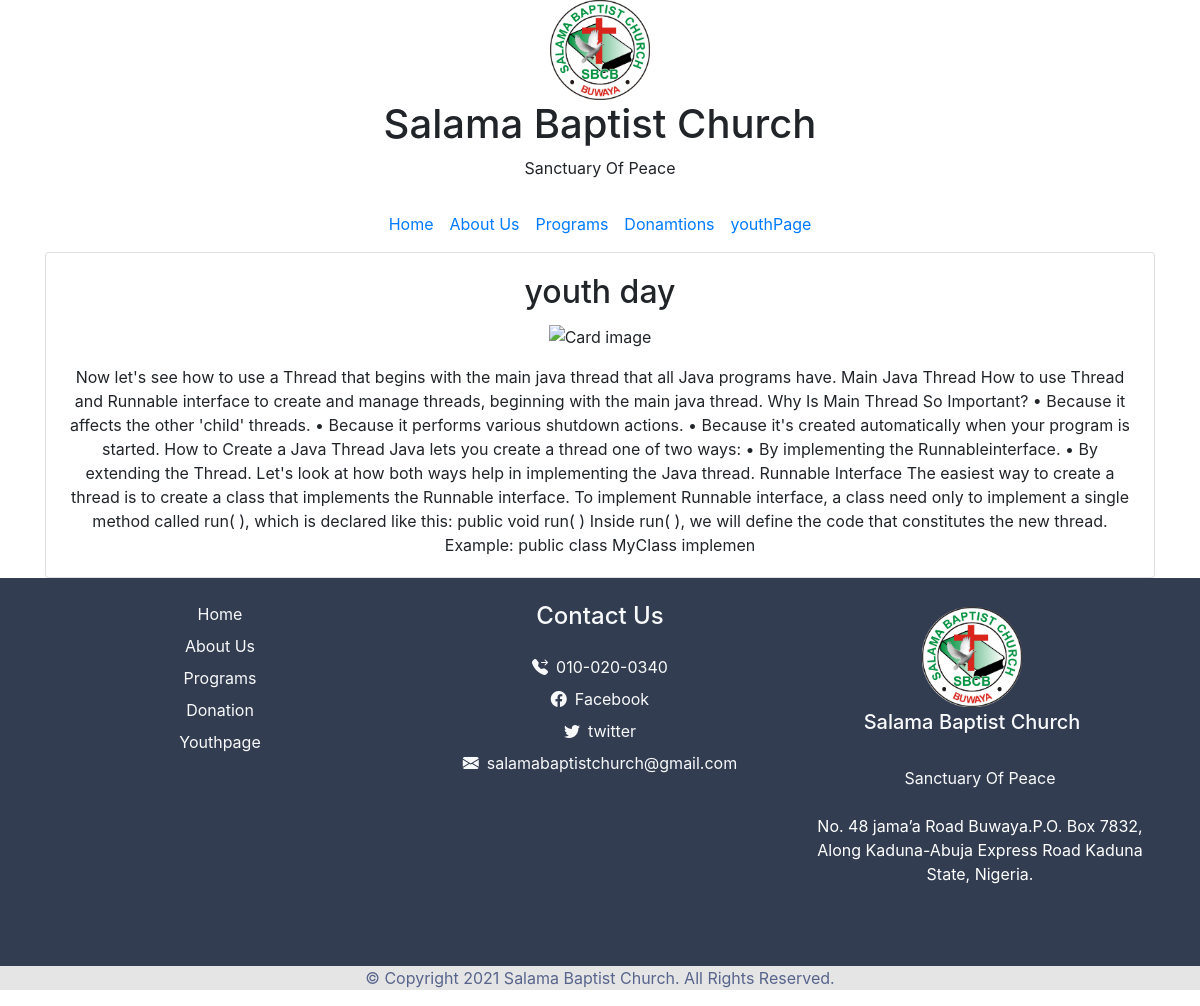
Screenshot of /post/2 with the database file from the repository.
### salamaapp/models.py (models this page shows)
class youthpost(models.Model):
    title= models.CharField(max_length=200)
    details= models.CharField(max_length=1000)
    date= models.DateTimeField(default= datetime.now, blank=True )
    image= models.ImageField(upload_to=filepath, null=True, blank=True)

### salamaapp/views.py (the view)
# urls.py: path('post/<str:pk>', views.post, name='post'),
def post(request,pk):
    post= youthpost.objects.get(id=pk)
    return render(request, 'post.html', {'posts':post})

### templates/post.html (shortened to what this page needs)
{% load static %}
<!DOCTYPE html>
<html lang="en">
<head>
        <link rel="stylesheet" href="https://cdn.jsdelivr.net/npm/bootstrap-icons@1.7.1/font/bootstrap-icons.css">
        <link rel="stylesheet" href="{% static 'css/styles.css' %}">
        <link rel="stylesheet" href="{% static 'css/bootstrap.min.css' %}">
</head>
<body class="about-body">
        <section id="title">
            <div>
                <div  class="bootstrap-icons"> <img id="logo" src="{% static 'img/sbclogo.png' %}"></div>
                <h1>Salama Baptist Church</h1>
                <p> Sanctuary Of Peace</p>
            </div>
            <nav class="navbar navbar-expand-lg ">
            <div class="collapse navbar-collapse "  id="navbarTogglerDemo02">
                <ul class="navbar-nav mx-auto ">
                    <li class="nav-item">
                        <a class="nav-link" href="/"> Home</a>
                    </li>
                    <li class="nav-item">
                        <a class="nav-link" href="about"> About Us</a>
                    </li>
                    <li class="nav-item">
                        <a class="nav-link" href="#"> Programs</a>
                    </li>
                    <li class="nav-item">
                        <a class="nav-link" href="donation"> Donamtions </a>
                    </li>
                    <li class="nav-item">
                        <a class="nav-link" href="youthpage">youthPage</a>
                    </li>
                </ul>
            </div>
        </nav>
        </section>
        <section class="programs">
            <div class="container">
                <div class="row">
                    <div class="col">
                        <div class="card">
                                    <div class="card-body">
                                        <h2 class="card-title"> {{posts.title}}</h2>
                                        {% if posts.image %}
                                        <img class="team-member-img img-fluid " src="{{ posts.image.url }}" alt="Card image">
                                        {% else %}
                                        <img class="team-member-img img-fluid " src="" alt="Card image">
                                        {% endif %}
                                        <p class="card-text">{{posts.details}}</p>
                                    </div>
                                </div>
                    </div>
                </div>
            </div>
        </section>
            <footer>
                             <div class="container">
            <div class="row py-4">
                <div class="col-lg-4 col-md-4 my-sm-0 mt-4">
                        <ul class="list-unstyled text-light light-300">
                            <li class="pb-2">
                                <a class="text-decoration-none text-light" href="/">Home</a>
                            </li>
                            <li class="pb-2">
                                <a class="text-decoration-none text-light py-1" href="about">About Us</a>
                            </li>
                            <li class="pb-2">
                                <a class="text-decoration-none text-light py-1" href="programs">Programs</a>
                            </li>
                            <li class="pb-2">
                                <a class="text-decoration-none text-light py-1" href="donation">Donation</a>
                            </li>
                            <li class="pb-2">
                                <a class="text-decoration-none text-light py-1" href="youthpage">Youthpage</a>
                            </li>
                        </ul>
                </div>
                <div class="col-lg-4 col-md-4 my-sm-0 mt-4">
                    <h2 class="h4 pb-lg-3 text-light light-300">Contact Us</h2>
                    <ul class="list-unstyled text-light light-300">
                        <li class="pb-2">
                            <i class="bi bi-telephone-forward-fill mr-2"></i><a class="text-decoration-none text-light py-1" href="tel:010-020-0340">010-020-0340</a>
                        </li>
                         <li class="pb-2">
                            <i class="bi bi-facebook mr-2"></i><a class="text-decoration-none text-light py-1" href="">Facebook</a>
                        </li>
                        <li class="pb-2">
                            <i class="bi bi-twitter mr-2"></i><a class="text-decoration-none text-light py-1" href="">twitter</a>
                        </li>
                        <li class="pb-2">
                            <i class="bi bi-envelope-fill mr-2"></i><a class="text-decoration-none text-light py-1" href="mailto:info@company.com">salamabaptistchurch@gmail.com</a>
                        </li>
                    </ul>
                </div>
                 <div class="col-lg-4 col-12 align-left">
                    <a class="navbar-brand" href="/">
                        <div  class="footer-image"> <img id="logo" src="{% static 'img/sbclogo.png' %}"></div>
                        <span class="text-light h5">Salama</span> <span class="text-light h5 semi-bold-600">Baptist Church</span>
                    </a>
                    <p class="text-light my-lg-4 my-2">
                        Sanctuary Of Peace
                    </p>
                    <p>No. 48 jama’a Road Buwaya.P.O. Box 7832, Along Kaduna-Abuja Express Road Kaduna State, Nigeria.</p>
                    <ul class="list-inline footer-icons light-300">
                    </ul>
                </div>
            </div>
        </div>
            <div class="footer">
                        <p>
                            © Copyright 2021 Salama Baptist Church. All Rights Reserved.
                        </p>
            </div>
            </footer>
</body>
</html>

### static/css/styles.css (style rules this page uses)
body { background-color: #F4F3EA; color: #333d51; font-family: 'Merriweather', serif; font: size 10px; }
h1 { margin-bottom: 0; }
a { color: #333d51; }
#logo { width: 100px; height: 100px; }
#title { text-align: center; }
footer { background-color: #333d51; text-align: center; color: #ffff; }
.footer { background-color: #e5e5e5; color: #57648c; }
.about-body { text-align: center; }

### rows the page displays
youthpost: title "youth day", details "Now let's see how to use a Thread that begins with the main java thread that all Java programs have. Main Java Thread How to use Thread and Runnable interface to create and manage threads, beginning with the main java thread. Why Is Main Thread So Important? • Because it affects the other 'child' threads. • Because it performs various shutdown actions. • Because it's created automatically when your program is started. How to Create a Java Thread Java lets you create a thread one of two ways: • By implementing the Runnableinterface. • By extending the Thread. Let's look at how both ways help in implementing the Java thread. Runnable Interface The easiest way to create a thread is to create a…"
